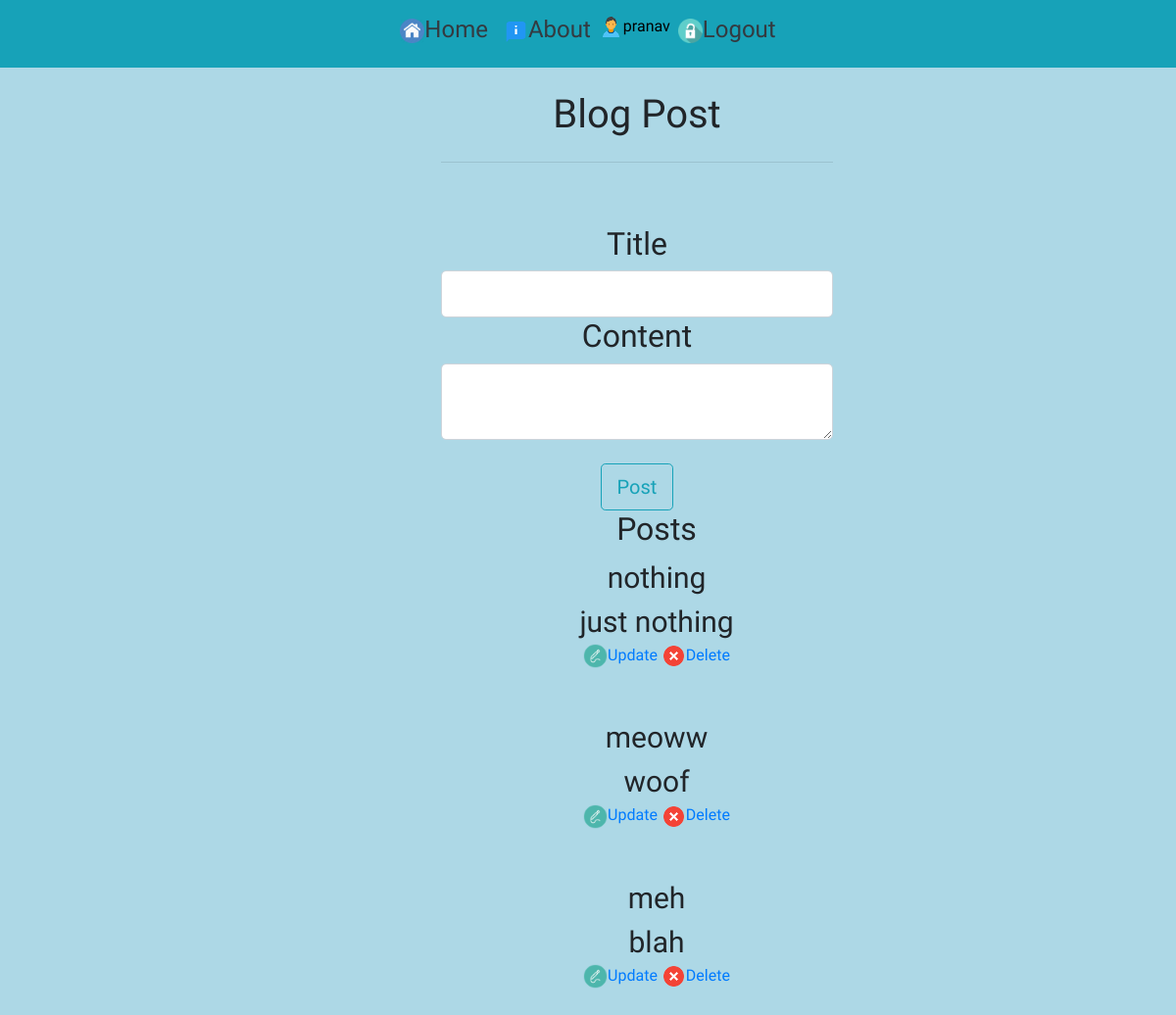
/blog (signed in), run on the app's committed database.
### flask_app/models.py (models this page shows, shortened)
class User(db.Model, UserMixin):
    id = db.Column(db.Integer, primary_key=True)
    username = db.Column(db.String(20), unique=True, nullable=False)
    email = db.Column(db.String(120), unique=True, nullable=False)
    password = db.Column(db.String(20), nullable=False)
    todos = db.relationship('Todo', backref='user', lazy=True)
    blogs = db.relationship('Blog', backref='user', lazy=True)

class Blog(db.Model):
    id = db.Column(db.Integer, primary_key=True)
    title = db.Column(db.String(50), nullable=False)
    content = db.Column(db.String(200), nullable=True)
    user_id = db.Column(db.Integer, db.ForeignKey('user.id'), nullable=False)

### flask_app/routes.py (the view)
@app.route('/blog', methods=['GET', 'POST'])
@login_required
def blog():
    posts = Blog.query.all()
    form = BlogForm()
    if form.validate_on_submit():
        post = Blog(title=form.title.data,
                    content=form.content.data, user=current_user)
        db.session.add(post)
        db.session.commit()
        return redirect(url_for('blog'))
    return render_template('blog.html', form=form, title='Blog Posts', posts=posts)

### flask_app/forms.py
class BlogForm(FlaskForm):
    title = TextField('Title', validators=[DataRequired()])
    content = TextAreaField('Content', validators=[DataRequired()])
    submit = SubmitField('Post')

### flask_app/models.py (called while the page is built)
@login_manager.user_loader
def load_user(user_id):
    return User.query.get(user_id)

### flask_app/templates/blog.html (shortened to what this page needs)
{% extends 'layout.html' %}
{% block content %}
    <div>
        <form action="" method='POST'>
            <br>
            <fieldset>
                <legend class="h1">Blog Post</legend>
                <hr>
                <br><br>
                <div>
                    {{ form.title.label(class="form-control-label h2") }}
                    {{ form.title(class="form-control form-control-lg") }}
                </div>
                <div>
                    {{ form.content.label(class="form-control-label h2") }}
                    {{ form.content(class="form-control form-control-lg") }}
                </div>
            </fieldset>
            <br>
            <div>
                {{ form.submit(class="btn btn-outline-info btn-lg") }}
            </div>
            <div>
                <ul>
                    <h2>Posts</h2>
                        {% for post in posts %}
                            {% if post.user == current_user %}
                                {% if post.content %}
                                    <li>{{ post.title}} <br> {{post.content }}</li>
                                {% else %}
                                    <li>{{ post.title}}</li>
                                {% endif %}
                                <a href="{{ url_for('blog_update', id=post.id) }}"><img src="{{ url_for('static', filename = 'icons/edit.png') }}" class="size">Update</a>
                                <a href="{{ url_for('blog_delete', id=post.id) }}"><img src="{{ url_for('static', filename = 'icons/cancel.png') }}" class="size">Delete</a>
                                <br><br><br>
                            {% endif %}
                        {% endfor %}
                </ul>
            </div>
        </form>
    </div>
{% endblock content %}

### flask_app/templates/layout.html (shortened to what this page needs)
<!DOCTYPE html>
<html lang="en">
<head>
    <link rel="stylesheet" href="{{ url_for('static', filename = 'css/bootstrap.min.css') }}">
    <link rel="stylesheet" href="{{ url_for('static', filename = 'css/style.css') }}">
</head>
<body>
    <nav class="navbar navbar-expand-sm bg-info navbar-dark justify-content-center">
        <ul class="navbar-nav">
            <li class="nav-item">
                <a class="nav-link text-dark h4" href="{{ url_for('home') }}"><img src="{{ url_for('static', filename = 'icons/home.png') }}" class="size">Home</a>
            </li>
            <li class="nav-item">
                <a class="nav-link text-dark h4" href="{{ url_for('about') }}"><img src="{{ url_for('static', filename = 'icons/about.png') }}" class="size">About</a>
            </li>
            {% if current_user.is_authenticated %}
                <li class="nav-item" style="padding-top: 7px;">
                    <a style="text-decoration: none; color: black;" href="{{ url_for('account') }}"><img src="{{ url_for('static', filename = 'icons/account.png') }}" class="size">{{ current_user.username }}</a>
                </li>
                <li>
                    <a class="nav-link text-dark h4" href="{{ url_for('logout') }}"><img src="{{ url_for('static', filename = 'icons/logout.png') }}" class="size">Logout</a>
                </li>
            {% endif %}
        </ul>
    </nav>
    <div class="wrapper">
        {% block content %}
        {% endblock content %}
    </div>
</body>
</html>

### flask_app/static/css/style.css (style rules this page uses)
html, body { background-color: lightblue; margin:0; padding:0; }
html * { font-family: 'Charm', cursive; }
ul { text-align: center; }
form { margin-left: 450px; width: 400px; text-align: center; }
.size { height: 25px; width: 25px; }
.wrapper { text-align: center; }
ul li * { text-decoration: none !important; }
div a { text-decoration: none !important; }
ul { list-style-type: none !important; }
div ul li { font-size: 30px; }

### data on the page
User: username "pranav"
Blog: title "nothing", content "just nothing"
Blog: title "meoww", content "woof"
Blog: title "meh", content "blah"
